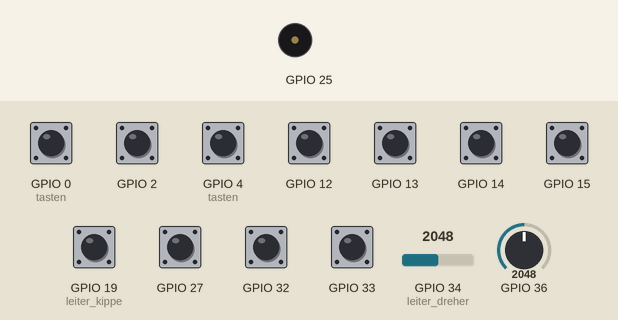
Recording of a program running on a simulated ESP32. Shown: buzzer (waves = sounding). The inputs (shaded band) are chosen by the test bench; at power-on: GPIO 0 (tasten), GPIO 2, GPIO 4 (tasten), GPIO 12–15, GPIO 19 (leiter_kippe), GPIO 27, GPIO 32, GPIO 33 HIGH, GPIO 34 (leiter_dreher) = 2048, GPIO 36 = 2048. Random numbers use the default seed unless the program sets one.

Above: at 0.1 s.
At 0.5 s:
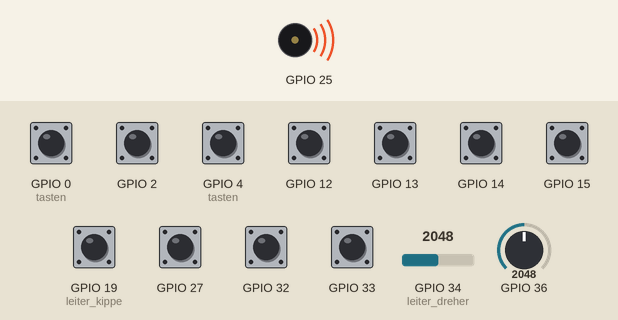
Timing chart, 0 to 2.1 s (numbered marks = the images above):
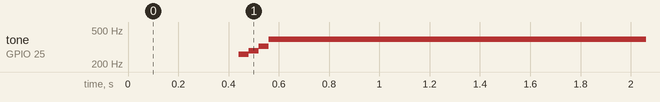

The program:

main.cpp
```cpp
#include <Arduino.h>
#include "synth_engine.h"
#include "touch_keys.h"

static const uint8_t leiter_summs  = 25;
static const uint8_t leiter_dreher = 34;
static const uint8_t leiter_kippe  = 19;

static SynthEngine dorn;
static TouchKeyboard tastenblock;

static int8_t aktive_taste = -1;
static int8_t speicher_taste = -1;
static unsigned long prell_stempel = 0;
static unsigned long schritt_stempel = 0;
static bool arp_modus = false;

void setup() {
    Serial.begin(115200);

    pinMode(leiter_kippe, INPUT_PULLUP);
    pinMode(leiter_dreher, INPUT);

    dorn.initialisieren(leiter_summs);
    tastenblock.initialisieren();

    dorn.anschlagen(261.63f, 0, 1.0f);
    delay(40);
    dorn.anschlagen(329.63f, 0, 1.0f);
    delay(40);
    dorn.anschlagen(392.00f, 0, 1.0f);
    delay(40);
    dorn.anschlagen(523.25f, 0, 1.0f);
    delay(70);
    dorn.loslassen();
}

void loop() {
    bool schalter_gelegt = (digitalRead(leiter_kippe) == LOW);
    int8_t oktaven_sprung = schalter_gelegt ? 1 : 0;

    int adc_poti = analogRead(leiter_dreher);

    float klang_biegung;
    if (adc_poti > 3950) {
        arp_modus = true;
        klang_biegung = 1.0f;
    } else {
        arp_modus = false;
        klang_biegung = (float)map(adc_poti, 0, 3950, 70, 140) / 100.0f;
    }

    int8_t tasten_fund = tastenblock.abfrage_taste();

    if (tasten_fund != speicher_taste) {
        prell_stempel = millis();
        speicher_taste = tasten_fund;
    }

    if (millis() - prell_stempel > 10) {
        aktive_taste = tasten_fund;
    }

    if (aktive_taste != -1) {
        float grund_frequenz = tastenblock.frequenz_bei(aktive_taste);
        if (arp_modus) {
            dorn.muster_lauf(grund_frequenz, oktaven_sprung);
        } else {
            dorn.anschlagen(grund_frequenz, oktaven_sprung, klang_biegung);
        }
    } else {
        dorn.loslassen();
    }

    if (millis() - schritt_stempel > 15) {
        schritt_stempel = millis();
        dorn.schritt();
    }

    tastenblock.pegel_nachfuehren();
    delay(2);
}
```

synth_engine.cpp
```cpp
#include "synth_engine.h"

void SynthEngine::initialisieren(uint8_t pin) {
    ton_pin = pin;
    pwm_kanal = 0;
    form_index = 0;
    ist_aktiv = false;
    ist_frequenz = 0.0f;
    ziel_frequenz = 0.0f;
    letzte_zeit = 0;

    ledcSetup(pwm_kanal, 1000, 8);
    ledcAttachPin(ton_pin, pwm_kanal);
    ledcWrite(pwm_kanal, 0);
}

void SynthEngine::anschlagen(float basis_ton, int8_t oktave_versatz, float biegung) {
    if (basis_ton <= 0.0f) {
        loslassen();
        return;
    }

    float berechnet = basis_ton;
    if (oktave_versatz > 0) {
        berechnet *= (float)(1 << oktave_versatz);
    } else if (oktave_versatz < 0) {
        berechnet /= (float)(1 << (-oktave_versatz));
    }

    berechnet *= biegung;

    if (berechnet < 25.0f) berechnet = 25.0f;
    if (berechnet > 7500.0f) berechnet = 7500.0f;

    ziel_frequenz = berechnet;

    if (!ist_aktiv || ist_frequenz <= 0.0f) {
        ist_frequenz = ziel_frequenz;
    }

    ist_aktiv = true;
    schritt();
}

void SynthEngine::loslassen() {
    if (ist_aktiv) {
        ledcWrite(pwm_kanal, 0);
        ist_aktiv = false;
        ist_frequenz = 0.0f;
        ziel_frequenz = 0.0f;
    }
}

void SynthEngine::naechste_wellenform() {
    form_index = (form_index + 1) % 4;
}

void SynthEngine::trommel_schlag() {
    for (uint8_t t = 0; t < 25; t++) {
        uint16_t krach = random(80, 2200);
        ledcWriteTone(pwm_kanal, (double)krach);
        ledcWrite(pwm_kanal, 128);
        delayMicroseconds(600);
    }
    loslassen();
}

void SynthEngine::muster_lauf(float basis_ton, int8_t oktave_versatz) {
    if (basis_ton <= 0.0f) return;
    const float akkord_stufen[4] = {1.0f, 1.2599f, 1.4983f, 2.0f};
    for (uint8_t a = 0; a < 4; a++) {
        anschlagen(basis_ton * akkord_stufen[a], oktave_versatz, 1.0f);
        delay(32);
    }
}

void SynthEngine::schritt() {
    if (!ist_aktiv) return;

    if (fabs(ziel_frequenz - ist_frequenz) > 0.5f) {
        ist_frequenz += (ziel_frequenz - ist_frequenz) * 0.35f;
    } else {
        ist_frequenz = ziel_frequenz;
    }

    ledcWriteTone(pwm_kanal, (double)ist_frequenz);

    uint8_t tastgrade[4] = {128, 64, 32, 192};
    ledcWrite(pwm_kanal, tastgrade[form_index]);
}
```

synth_engine.h
```cpp
#ifndef SYNTH_ENGINE_H
#define SYNTH_ENGINE_H

#include <Arduino.h>

class SynthEngine {
public:
    void initialisieren(uint8_t pin);
    void anschlagen(float basis_ton, int8_t oktave_versatz, float biegung);
    void loslassen();
    void muster_lauf(float basis_ton, int8_t oktave_versatz);
    void naechste_wellenform();
    void trommel_schlag();
    void schritt();

private:
    uint8_t ton_pin;
    uint8_t pwm_kanal;
    uint8_t form_index;
    bool ist_aktiv;
    float ist_frequenz;
    float ziel_frequenz;
    unsigned long letzte_zeit;
};

#endif
```

touch_keys.cpp
```cpp
#include "touch_keys.h"

void TouchKeyboard::initialisieren() {
    letzte_anpassung = 0;

    tasten[0]  = {"C4",  261.63f, 4,  true,  0, 0};
    tasten[1]  = {"CS4", 277.18f, 0,  true,  0, 0};
    tasten[2]  = {"D4",  293.66f, 15, true,  0, 0};
    tasten[3]  = {"DS4", 311.13f, 2,  true,  0, 0};
    tasten[4]  = {"E4",  329.63f, 13, true,  0, 0};
    tasten[5]  = {"F4",  349.23f, 12, true,  0, 0};
    tasten[6]  = {"FS4", 369.99f, 36, false, 0, 750};
    tasten[7]  = {"G4",  392.00f, 14, true,  0, 0};
    tasten[8]  = {"GS4", 415.30f, 39, false, 0, 750};
    tasten[9]  = {"A4",  440.00f, 27, true,  0, 0};
    tasten[10] = {"AS4", 466.16f, 35, false, 0, 750};
    tasten[11] = {"H4",  493.88f, 33, true,  0, 0};
    tasten[12] = {"C5",  523.25f, 32, true,  0, 0};

    pinMode(36, INPUT);
    pinMode(39, INPUT);
    pinMode(35, INPUT);

    delay(120);

    for (uint8_t t = 0; t < TASTEN_GESAMT; t++) {
        if (tasten[t].kapazitiv) {
            uint32_t summe = 0;
            for (uint8_t m = 0; m < 8; m++) {
                summe += touchRead(tasten[t].esp_pin);
                delay(4);
            }
            tasten[t].basis_linie = summe / 8;
            tasten[t].schwellwert = (tasten[t].basis_linie * 68) / 100;
        }
    }
}

uint16_t TouchKeyboard::roh_abtastung(uint8_t index) {
    if (tasten[index].kapazitiv) {
        return (uint16_t)touchRead(tasten[index].esp_pin);
    }
    return (uint16_t)analogRead(tasten[index].esp_pin);
}

int8_t TouchKeyboard::abfrage_taste() {
    for (uint8_t i = 0; i < TASTEN_GESAMT; i++) {
        uint16_t messpunkt = roh_abtastung(i);
        if (tasten[i].kapazitiv) {
            if (messpunkt > 0 && messpunkt < tasten[i].schwellwert) {
                return i;
            }
        } else {
            if (messpunkt > tasten[i].schwellwert) {
                return i;
            }
        }
    }
    return -1;
}

float TouchKeyboard::frequenz_bei(int8_t index) {
    if (index >= 0 && index < TASTEN_GESAMT) {
        return tasten[index].ton_hoehe;
    }
    return 0.0f;
}

void TouchKeyboard::pegel_nachfuehren() {
    if (millis() - letzte_anpassung < 1500) return;
    letzte_anpassung = millis();

    for (uint8_t k = 0; k < TASTEN_GESAMT; k++) {
        if (!tasten[k].kapazitiv) continue;
        uint16_t direkt = (uint16_t)touchRead(tasten[k].esp_pin);
        if (direkt > tasten[k].schwellwert + 4) {
            tasten[k].basis_linie = (tasten[k].basis_linie * 7 + direkt) / 8;
            tasten[k].schwellwert = (tasten[k].basis_linie * 68) / 100;
        }
    }
}
```

touch_keys.h
```cpp
#ifndef TOUCH_KEYS_H
#define TOUCH_KEYS_H

#include <Arduino.h>

struct KontaktTaste {
    const char* klang_name;
    float ton_hoehe;
    uint8_t esp_pin;
    bool kapazitiv;
    uint16_t basis_linie;
    uint16_t schwellwert;
};

class TouchKeyboard {
public:
    void initialisieren();
    int8_t abfrage_taste();
    float frequenz_bei(int8_t index);
    void pegel_nachfuehren();

private:
    static const uint8_t TASTEN_GESAMT = 13;
    KontaktTaste tasten[TASTEN_GESAMT];
    uint16_t roh_abtastung(uint8_t index);
    unsigned long letzte_anpassung;
};

#endif
```
